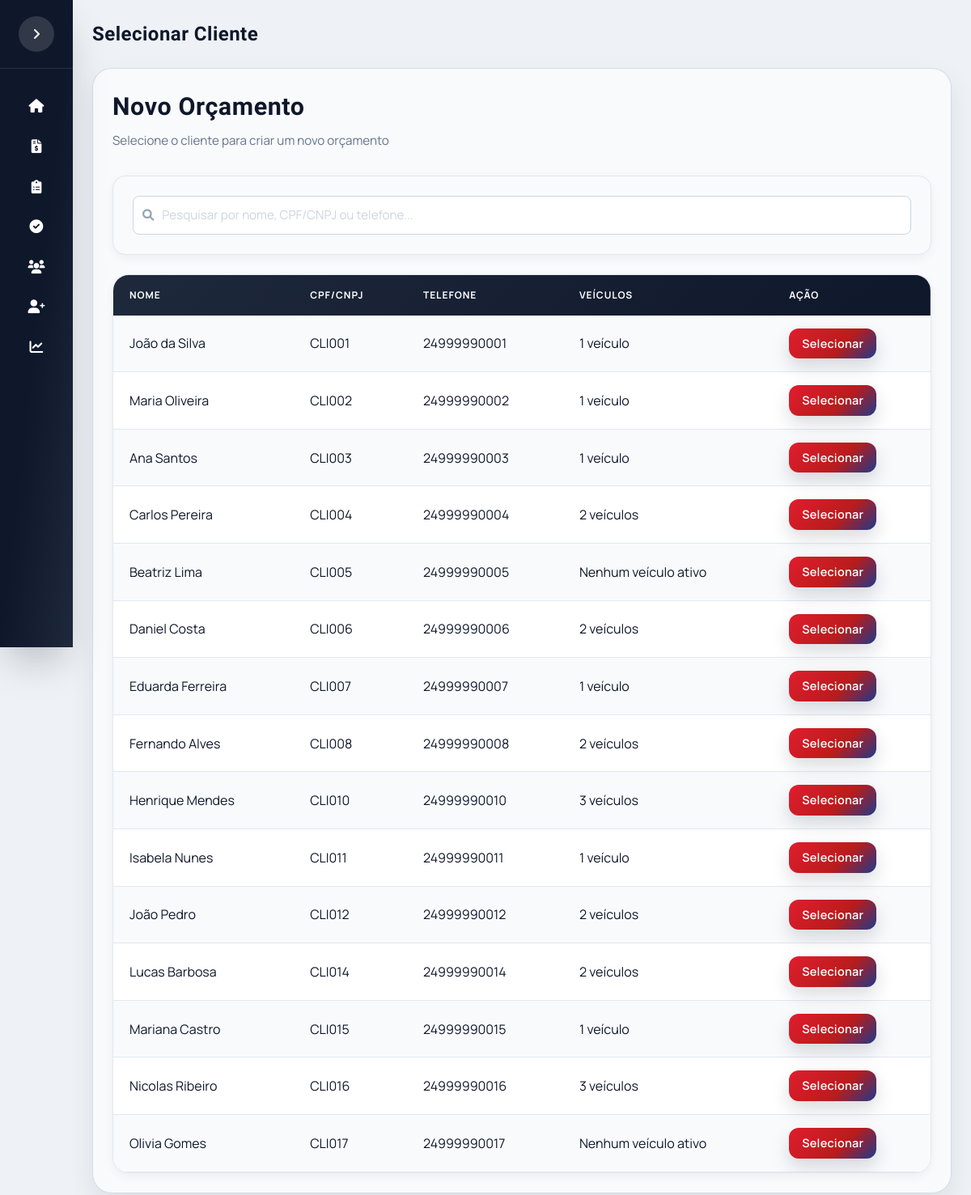
The app's page /novo_pedido, older data.
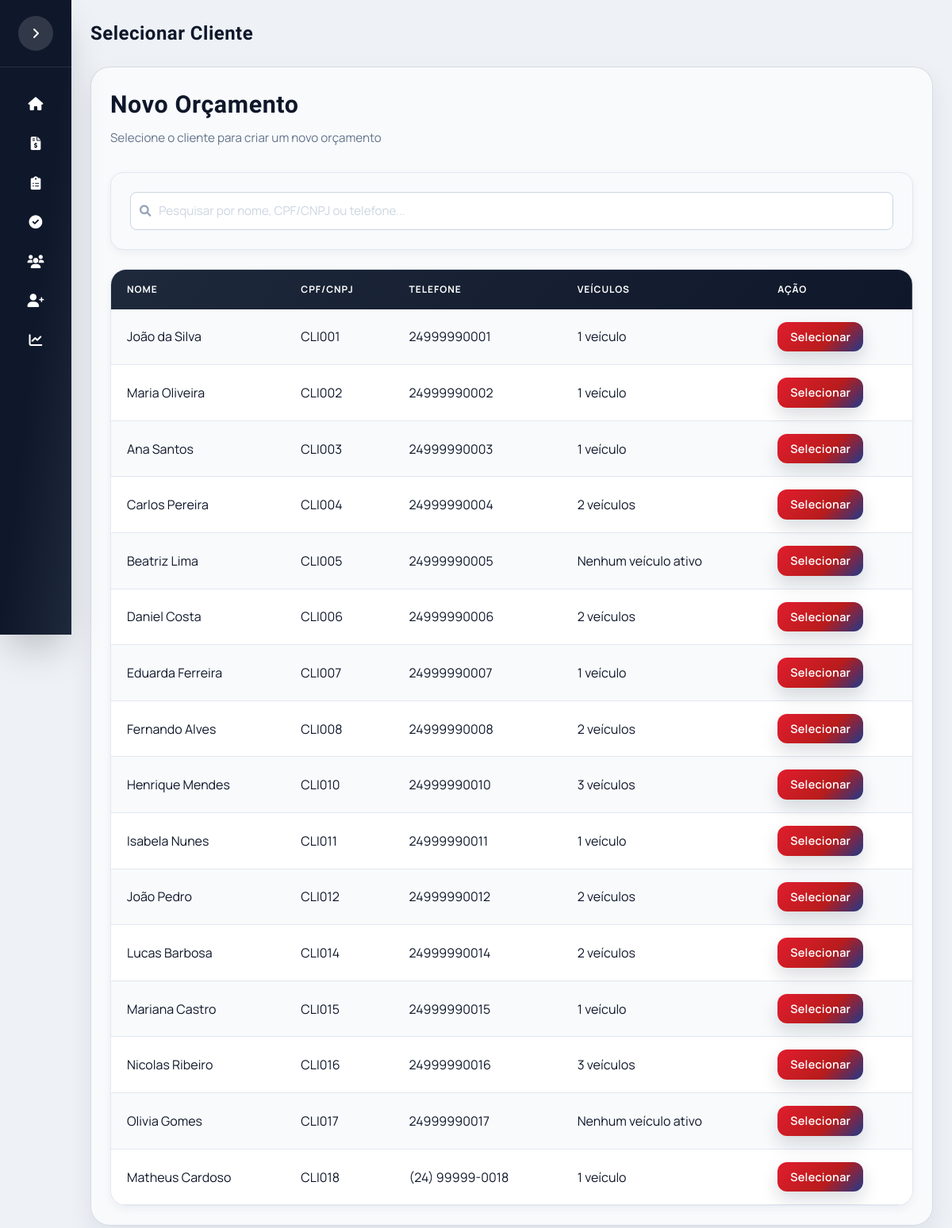
The same page, newer data.
### app/models.py (models this page shows)
class Cliente(db.Model):
    __tablename__ = "clientes"
    id_cliente = db.Column(db.Integer, primary_key=True, autoincrement=True)
    cod_cliente = db.Column(db.String(20), unique=True, nullable=False)
    nome = db.Column(db.String(120), nullable=False)
    cliente_ativo = db.Column(db.Integer, default=1)
    telefones = db.relationship("TelefoneCliente", backref="cliente", lazy=True, cascade="all, delete-orphan")
    emails = db.relationship("EmailCliente", backref="cliente", lazy=True, cascade="all, delete-orphan")
    enderecos = db.relationship("EnderecoCliente", backref="cliente", lazy=True, cascade="all, delete-orphan")
    veiculos = db.relationship("Veiculo", backref="cliente", lazy=True, cascade="all, delete-orphan")

class TelefoneCliente(db.Model):
    __tablename__ = "telefones_cliente"
    id_telefone = db.Column(db.Integer, primary_key=True, autoincrement=True)
    id_cliente = db.Column(db.Integer, db.ForeignKey("clientes.id_cliente"), nullable=False)
    telefone = db.Column(db.String(20), nullable=False)

### app/routes.py (the view)
@main.route("/novo_pedido")
def novo_pedido():
    clientes = Cliente.query.filter(Cliente.cliente_ativo == 1).all()
    return render_template(
        "selecionar_cliente_pedido.html",
        clientes=clientes
    )

### templates/selecionar_cliente_pedido.html (shortened to what this page needs)
{% extends "base.html" %}
{% block page_title %}
Selecionar Cliente
{% endblock %}
{% block content %}
<div class="table-container">
    <div class="screen-header" style="margin-bottom: 2rem;">
        <div>
            <h2 class="screen-title title-font" style="margin-bottom: 0.5rem;">Novo Orçamento</h2>
            <p class="screen-subtitle">Selecione o cliente para criar um novo orçamento</p>
        </div>
    </div>
    <div class="panel filter-panel" style="margin-bottom: 1.5rem; padding: 1.5rem;">
        <div class="input-icon">
            <input
                type="text"
                id="filterCliente"
                placeholder="Pesquisar por nome, CPF/CNPJ ou telefone..."
                autofocus
            >
        </div>
    </div>
    <div class="table-wrapper">
        <table class="table-clientes">
            <thead>
                <tr>
                    <th>Nome</th>
                    <th>CPF/CNPJ</th>
                    <th>Telefone</th>
                    <th>Veículos</th>
                    <th>Ação</th>
                </tr>
            </thead>
            <tbody id="tabelaClientesBody">
                {% for cliente in clientes %}
                <tr>
                    <td>
                        <div class="cliente-header">
                            <div class="cliente-nome">{{ cliente.nome }}</div>
                        </div>
                    </td>
                    <td>{{ cliente.cod_cliente }}</td>
                    <td>
                        {{ cliente.telefones[0].telefone if cliente.telefones else "Não cadastrado" }}
                    </td>
                    <td>
                        {% set veiculos_ativos = cliente.veiculos|selectattr('veiculo_ativo', 'equalto', 1)|list %}
                        {% if veiculos_ativos %}
                            {{ veiculos_ativos|length }} veículo{{ 's' if veiculos_ativos|length > 1 else '' }}
                        {% else %}
                            Nenhum veículo ativo
                        {% endif %}
                    </td>
                    <td>
                        <a href="{{ url_for('main.selecionar_veiculo_pedido', id_cliente=cliente.id_cliente) }}"
                           class="btn-primary"
                           style="padding: 0.5rem 1rem; font-size: 0.9rem;">
                            Selecionar
                        </a>
                    </td>
                </tr>
                {% endfor %}
            </tbody>
        </table>
    </div>
</div>
{% endblock %}

Row changes from the older to the newer data that the page shows:
added Cliente: nome "Matheus Cardoso", cod_cliente "CLI018", telefone "(24) 99999-0018", veiculos_ativos "1"
